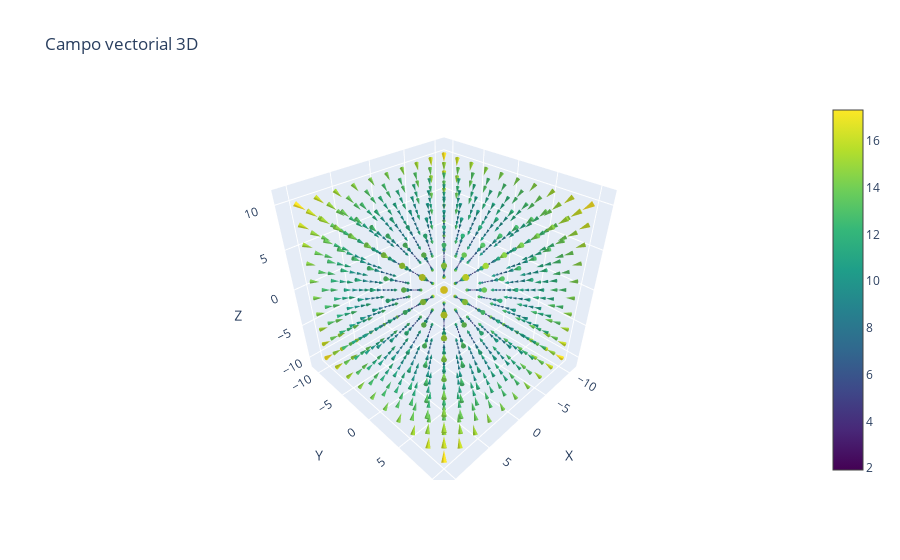

Notebook cell for this chart:
### Markdown cell above
Plotly es una biblioteca de gráficos interactivos compatible con Python, que ofrece integración sencilla con Jupyter Notebooks y soporte en la web para compartir gráficos. Para visualizar campos vectoriales en 3D con Plotly, la función quiver no está directamente disponible en 3D, pero podemos utilizar Scatter3d y Cone para crear gráficos vectoriales en 3D.

### Code cell
import numpy as np
import plotly.graph_objects as go

# Crear una cuadrícula 3D
x, y, z = np.meshgrid(
    np.linspace(-10, 10, 10),
    np.linspace(-10, 10, 10),
    np.linspace(-10, 10, 10)
)

# Definir el campo vectorial (por ejemplo, un campo radial simple)
u = -x
v = -y
w = -z

# Crear el gráfico de campo vectorial con conos
fig = go.Figure(data=go.Cone(
    x=x.flatten(),
    y=y.flatten(),
    z=z.flatten(),
    u=u.flatten(),
    v=v.flatten(),
    w=w.flatten(),
    colorscale='Viridis',
    showscale=True
))

fig.update_layout(
    title="Campo vectorial 3D",
    scene=dict(
        xaxis_title="X",
        yaxis_title="Y",
        zaxis_title="Z"
    )
)

fig.show()

### Figure 1 — Plotly figure (JSON) as saved in the notebook; plotly's stock layout.template omitted (floating-point values rounded to 4 significant figures; data arrays with more than 128 entries replaced by an {"elided": "..."} marker saying what was removed)
{"data": [{"colorscale": [[0, "#440154"], [0.1111, "#482878"], [0.2222, "#3e4989"], [0.3333, "#31688e"], [0.4444, "#26828e"], [0.5556, "#1f9e89"], [0.6667, "#35b779"], [0.7778, "#6ece58"], [0.8889, "#b5de2b"], [1, "#fde725"]], "showscale": true, "type": "cone", "u": {"elided": "1000 float values"}, "v": {"elided": "1000 float values"}, "w": {"elided": "1000 float values"}, "x": {"elided": "1000 float values"}, "y": {"elided": "1000 float values"}, "z": {"elided": "1000 float values"}}], "layout": {"scene": {"xaxis": {"title": {"text": "X"}}, "yaxis": {"title": {"text": "Y"}}, "zaxis": {"title": {"text": "Z"}}}, "title": {"text": "Campo vectorial 3D"}}}
